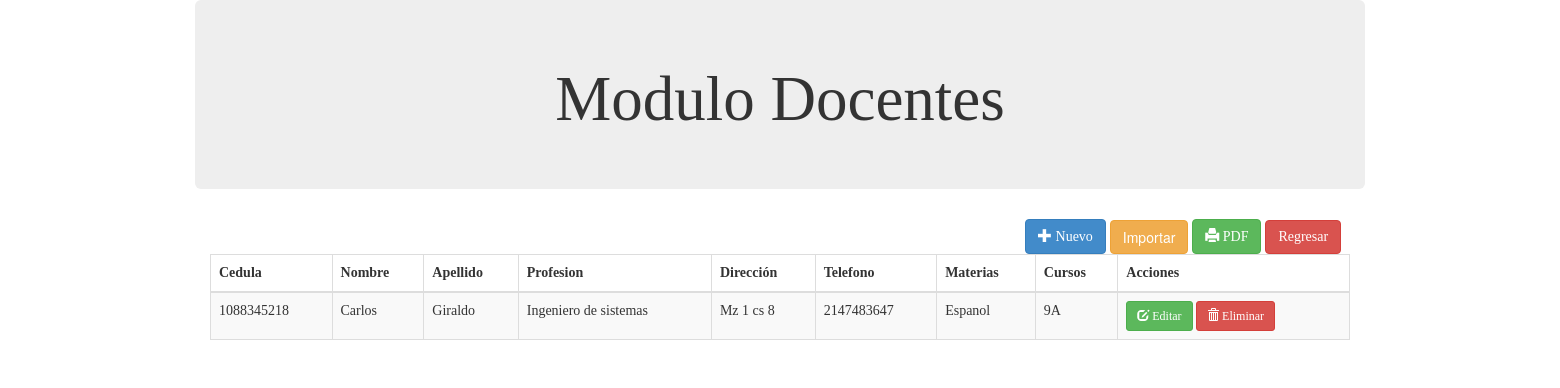
Page /registrodocentes.php on the committed database.
### tables this page shows
CREATE TABLE `docentes` (
  `id` int(11) NOT NULL,
  `Cedula` varchar(255) NOT NULL,
  `Nombre` varchar(255) DEFAULT NULL,
  `Apellido` varchar(255) DEFAULT NULL,
  `Profesion` varchar(255) DEFAULT NULL,
  `Direccion` varchar(255) DEFAULT NULL,
  `Telefono` int(11) DEFAULT NULL,
  `Materias` varchar(255) NOT NULL,
  `Cursos` varchar(255) NOT NULL,
  `Usuario` varchar(255) DEFAULT NULL,
  `Clave` varchar(255) DEFAULT NULL
);

### registrodocentes.php (the view, shortened to what this page needs)
<!DOCTYPE html>
<html>
<head>
	<link rel="stylesheet" type="text/css" href="bootstrap/css/bootstrap.min.css">
	<link rel="stylesheet" type="text/css" href="datatable/dataTable.bootstrap.min.css">
</head>
<body >
<div class="container">
	<div class="row">
		  <div class="jumbotron jumbotron-fluid">
  <div class="container">
    <center><h1 class="display-4">Modulo Docentes</h1></center>
  </div>
</div>
			</div>
			  <div class="col-sm-12 ml-auto" style="margin-left: 800px;" >
				 	<a href="#addprofesor" data-toggle="modal" class="btn btn-primary"  ><span class="glyphicon glyphicon-plus"></span> Nuevo</a>
				 	<button type="button" class="btn btn-warning" data-toggle="modal" data-target="#Importarexcel">
                         Importar
                     </button>
				<a href="alumno_pdf.php" target="_blank" class="btn btn-success "><span class="glyphicon glyphicon-print"></span> PDF</a>
				<a href="http://localhost/IEGME/" data-toggle="modal" class="btn btn-danger" >Regresar</a>
			</div>
			<div class="row">
				 <div class="col-sm-12">
				<table id="myTable" class="table table-bordered table-striped">
					<thead>
						<th>Cedula</th>
						<th>Nombre</th>
						<th>Apellido</th>
                        <th>Profesion</th>
                        <th>Dirección</th>
                        <th>Telefono</th>
						<th>Materias</th>
						<th>Cursos</th>
						<th>Acciones</th>
					</thead>
					<tbody>
						<?php
include_once 'Conexion/connection.php';
$sql = "SELECT * FROM docentes";
$query = $conn->query($sql);
while ($row = $query->fetch_assoc()) {
    echo
        "<tr>
			<td>" . $row['Cedula'] . "</td>
			<td>" . $row['Nombre'] . "</td>
			<td>" . $row['Apellido'] . "</td>
			<td>" . $row['Profesion'] . "</td>
			<td>" . $row['Direccion'] . "</td>
			<td>" . $row['Telefono'] . "</td>
			<td>" . $row['Materias'] . "</td>
			<td>" . $row['Cursos'] . "</td>
			<td>
				<a href='#edit_" . $row['id'] . "' class='btn btn-success btn-sm' data-toggle='modal'><span class='glyphicon glyphicon-edit'></span> Editar</a>
				<a href='#delete_" . $row['id'] . "' class='btn btn-danger btn-sm' data-toggle='modal'><span class='glyphicon glyphicon-trash'></span> Eliminar</a>
			</td>
		</tr>";
}
?>
					</tbody>
				</table>
			</div>
		</div>
	</div>
</body>
<?php include 'Add/add-modal_docente.php'?>
</body>
</html>

### registrodocentes.php (style rules this page uses)
table,td,th,a,h1 { font-family: 'Courgette', cursive; }

### rows in the picture
docentes: Cedula "1088345218", Nombre "Carlos", Apellido "Giraldo", Profesion "Ingeniero de sistemas", Direccion "Mz 1 cs 8", Telefono "2147483647", Materias "Espanol", Cursos "9A"
